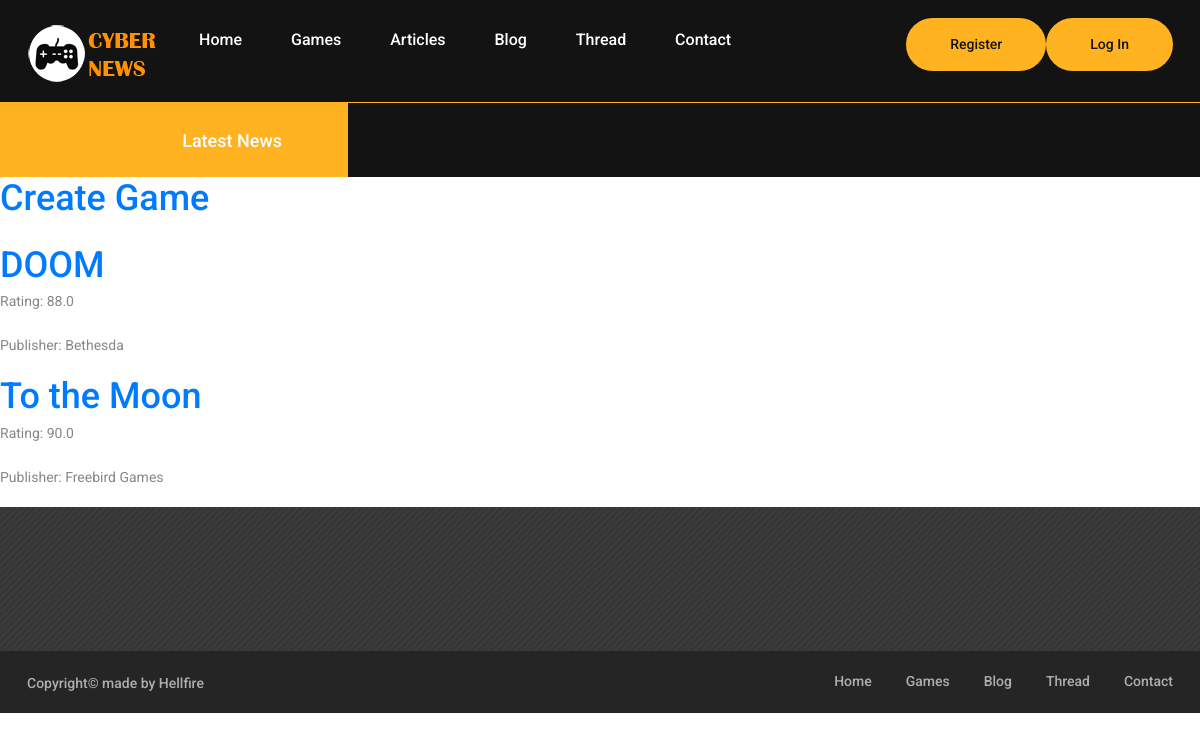
The page /games/ on the database as committed earlier.
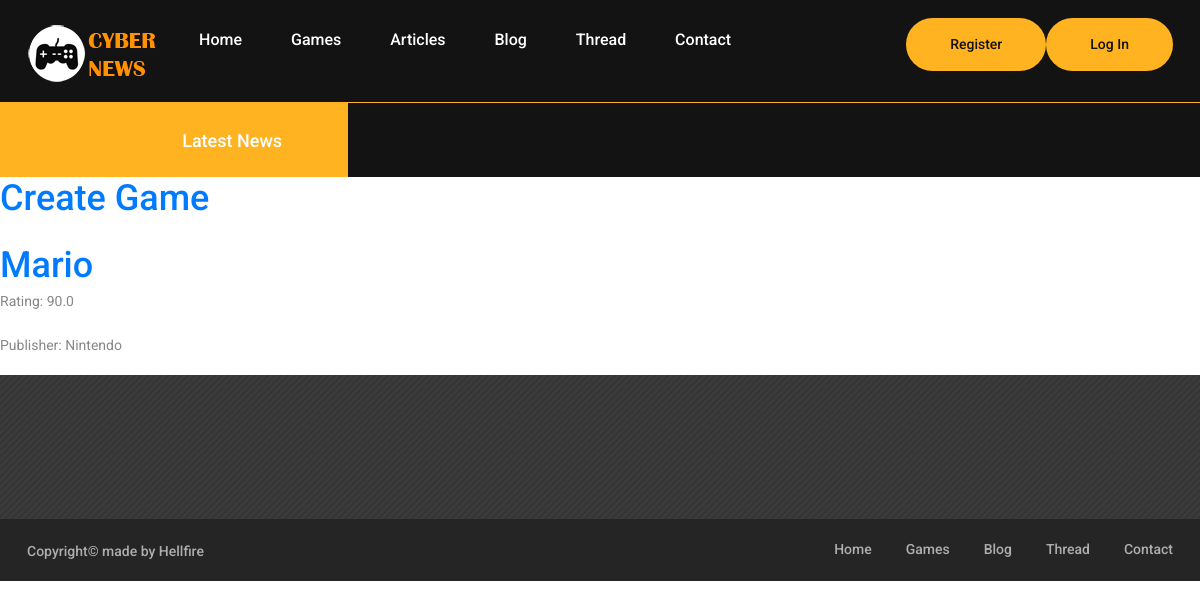
The same page on the database as committed later.
### game_pages/models.py (models this page shows, shortened)
class Game(models.Model):
    game_name = models.CharField(max_length=1000)
    game_developer = models.CharField(max_length=1000)
    game_text = models.TextField(default="")
    game_publisher = models.CharField(max_length=1000)
    game_platforms = models.CharField(max_length=1000)
    game_rd = models.DateField('date published') # released date
    game_rating = models.FloatField(default=0.0)
    game_img = models.ImageField(upload_to='game_img/', default='NULL')

### game_pages/views.py (the view)
# urls.py: path('', views.get_all_games, name="games_page"),
def get_all_games(request):
    games = Game.objects.all().order_by('game_name')
    return render(request, "game_pages/games_page.html", {'games': games})

### game_pages/templates/game_pages/games_page.html
{% extends "Cyber_News_App/base_layout.html" %}
{% block content %}
    <div class="games-list">
        <h2><a href="{% url 'game_pages:create_game'%}">Create Game</a> </h2><br>
        {% for game in games %}
         <div class = "game">
                <h2><a href="{% url 'game_pages:game_det' game.id %}">{{game.game_name}}</a> </h2>
                <p>Rating: {{game.game_rating }}</p>
                <p>Publisher: {{ game.game_publisher }}</p>
         </div>
        {% endfor %}
    </div>
{% endblock %}

### Cyber_News_App/templates/Cyber_News_App/base_layout.html (shortened to what this page needs)
{% load static from staticfiles %}
<!DOCTYPE html>
<html lang="en">
<head>
	<link rel="stylesheet" href="/static/css/bootstrap.min.css"/>
	<link rel="stylesheet" href="/static/css/font-awesome.min.css"/>
	<link rel="stylesheet" href="/static/css/owl.carousel.css"/>
	<link rel="stylesheet" href="/static/css/style.css"/>
	<link rel="stylesheet" href="/static/css/animate.css"/>
    <header class="header-section">
		<div class="container">
			<a class="site-logo" href="{% url 'cyber_news:index' %}">
				<img src="/static/img/logo.png" alt="">
			</a>
			<div class="user-panel">
            {% if user.is_authenticated %}
                <a class="nav-item nav-link" href="{% url 'profile' %}">Profile</a>
            {% else %}
                <a class="nav-item nav-link" href="{% url 'login' %}">Log In</a>
            {% endif %}
			</div>
            <div class="user-panel">
            {% if user.is_authenticated %}
                <a class="nav-item nav-link" href="{% url 'logout' %}">Log Out</a>
            {% else %}
                <a class="nav-item nav-link" href="{% url 'register' %}">Register</a>
            {% endif %}
			</div>
			<nav class="main-menu">
				<ul>
					<li><a href="{% url 'cyber_news:index' %}">Home</a></li>
					<li><a href="{% url 'game_pages:games_page' %}">Games</a></li>
					<li><a href="{% url 'article_pages:article_pages' %}">Articles</a></li>
					<li><a href="Cyber_News_App/categories.html">Blog</a></li>
					<li><a href="Cyber_News_App/community.html">Thread</a></li>
					<li><a href="{% url 'cyber_news:contacts' %}">Contact</a></li>
				</ul>
			</nav>
		</div>
	</header>
</head>
<body>
    <div class="latest-news-section">
		<div class="ln-title">Latest News</div>
		<div class="news-ticker">
		</div>
	</div>
    <div class="wrapper">
        {% block content %}
        {% endblock %}
    </div>
</body>
<footer>
    <section class="footer-top-section">
	</section>
    <footer class="footer-section">
		<div class="container">
			<ul class="footer-menu">
				<li><a href="{% url 'cyber_news:index' %}">Home</a></li>
				<li><a href="{% url 'game_pages:games_page' %}">Games</a></li>
				<li><a href="categories.html">Blog</a></li>
				<li><a href="community.html">Thread</a></li>
				<li><a href="{% url 'cyber_news:contacts' %}">Contact</a></li>
			</ul>
			<p class="copyright">
            Copyright© made by Hellfire
        </p>
		</div>
	</footer>
</footer>
</html>

### assets/css/style.css (style rules this page uses)
html, body { height: 100%; font-family: 'Roboto', sans-serif; -webkit-font-smoothing: antialiased; font-smoothing: antialiased; }
h1, h2, h3, h4, h5, h6 { margin: 0; font-weight: 500; color: #131313; }
h2 { font-size: 36px; }
p { font-size: 14px; color: #878787; line-height: 2; }
img { max-width: 100%; }
ul, ol { padding: 0; margin: 0; }
.header-section { background: #131313; clear: both; overflow: hidden; padding: 18px 0; border-bottom: 1px solid #ffb320; }
.site-logo { display: inline-block; float: left; padding-top: 6px; }
.user-panel { float: right; font-weight: 500; background: #ffb320; padding: 8px 28px; border-radius: 30px; }
.user-panel a { font-size: 14px; color: #131313; }
.main-menu { float: right; margin-right: 170px; }
.main-menu ul { list-style: none; }
.main-menu ul li { display: inline; }
.main-menu ul li a { display: inline-block; font-size: 16px; color: #fff; margin-left: 35px; font-weight: 500; padding: 10px 5px; }
.latest-news-section { overflow: hidden; display: block; clear: both; background: #131313; padding: 24px 0; position: relative; }
.ln-title { position: absolute; height: 100%; width: 29%; left: 0; top: 0; text-align: right; padding-top: 24px; padding-right: 66px; font-size: 18px; font-weight: 500; color: #fff; background: #ffb320; z-index: 1; }
.news-ticker { width: 71%; float: right; overflow: hidden; display: inline-block; }
.footer-top-section { background-image: url("../img/pattern.png"); background-repeat: repeat; padding: 72px 0; }
.footer-section { padding: 18px 0 16px; overflow: hidden; background: #252525; }
.footer-menu { list-style: none; float: right; }
.footer-menu li { display: inline; }
.footer-menu li a { display: inline-block; font-size: 14px; font-weight: 500; color: #aeaeae; margin-left: 30px; }
.copyright { float: left; margin-bottom: 0; font-weight: 500; color: #aeaeae; }
@media (min-width: 1200px) { .container { max-width: 1176px; } }

Rows that differ between the two databases and show on the page:
removed Game: game_name "DOOM", game_rating "88.0", game_publisher "Bethesda"
changed Game: game_name "To the Moon" → "Mario"; game_publisher "Freebird Games" → "Nintendo"
